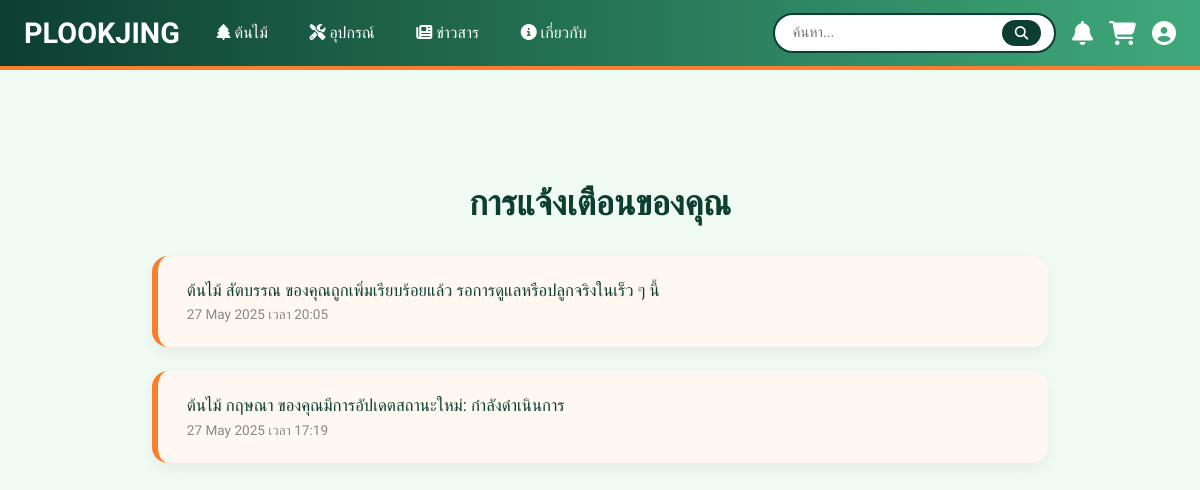
The page /notifications/ (signed in) on the database as committed earlier.
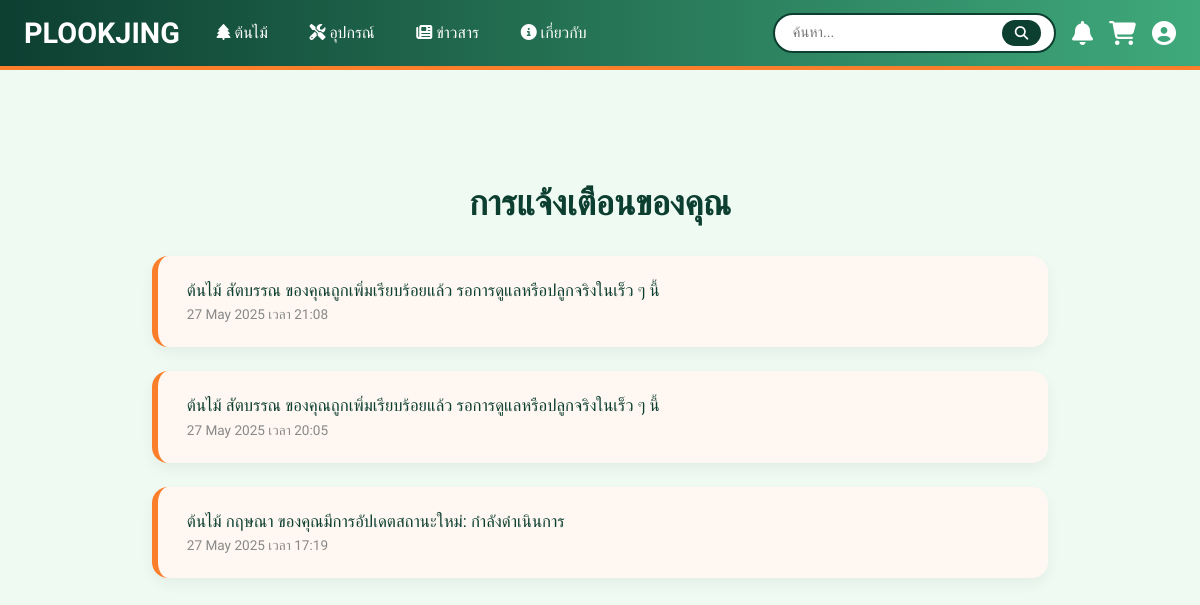
The same page on the database as committed later.
### myapp/models.py (models this page shows, shortened)
class Notification(models.Model):
    user = models.ForeignKey(User, on_delete=models.CASCADE)
    message = models.TextField()
    notification_date = models.DateTimeField(auto_now_add=True)
    is_read = models.BooleanField(default=False)

### myapp/views.py (the view)
# urls.py: path('notifications/', views.notification_list, name='notification_list'),
@login_required
def notification_list(request):
    notifications = Notification.objects.filter(user=request.user).order_by('-notification_date')
    return render(request, 'myapp/notification_list.html', {
        'notifications': notifications
    })

### templates/myapp/notification_list.html (shortened to what this page needs)
{% extends 'base.html' %}
{% load static %}
{% block content %}
<div class="notif-page">
  <div class="notif-header">การแจ้งเตือนของคุณ</div>
  {% if notifications %}
    {% for n in notifications %}
      <div class="notif-card {% if not n.is_read %}unread{% else %}read{% endif %}">
        <div class="notif-message">{{ n.message }}</div>
        <div class="notif-time">{{ n.notification_date|date:"d M Y เวลา H:i" }}</div>
      </div>
    {% endfor %}
  {% else %}
    <p class="empty-msg">คุณยังไม่มีการแจ้งเตือน</p>
  {% endif %}
</div>
{% endblock %}

Rows that differ between the two databases and show on the page:
added Notification: message "ต้นไม้ สัตบรรณ ของคุณถูกเพิ่มเรียบร้อยแล้ว รอการดูแลหรือปลูกจริงในเร็ว ๆ นี้", notification_date "27 May 2025 เวลา 21:08"
